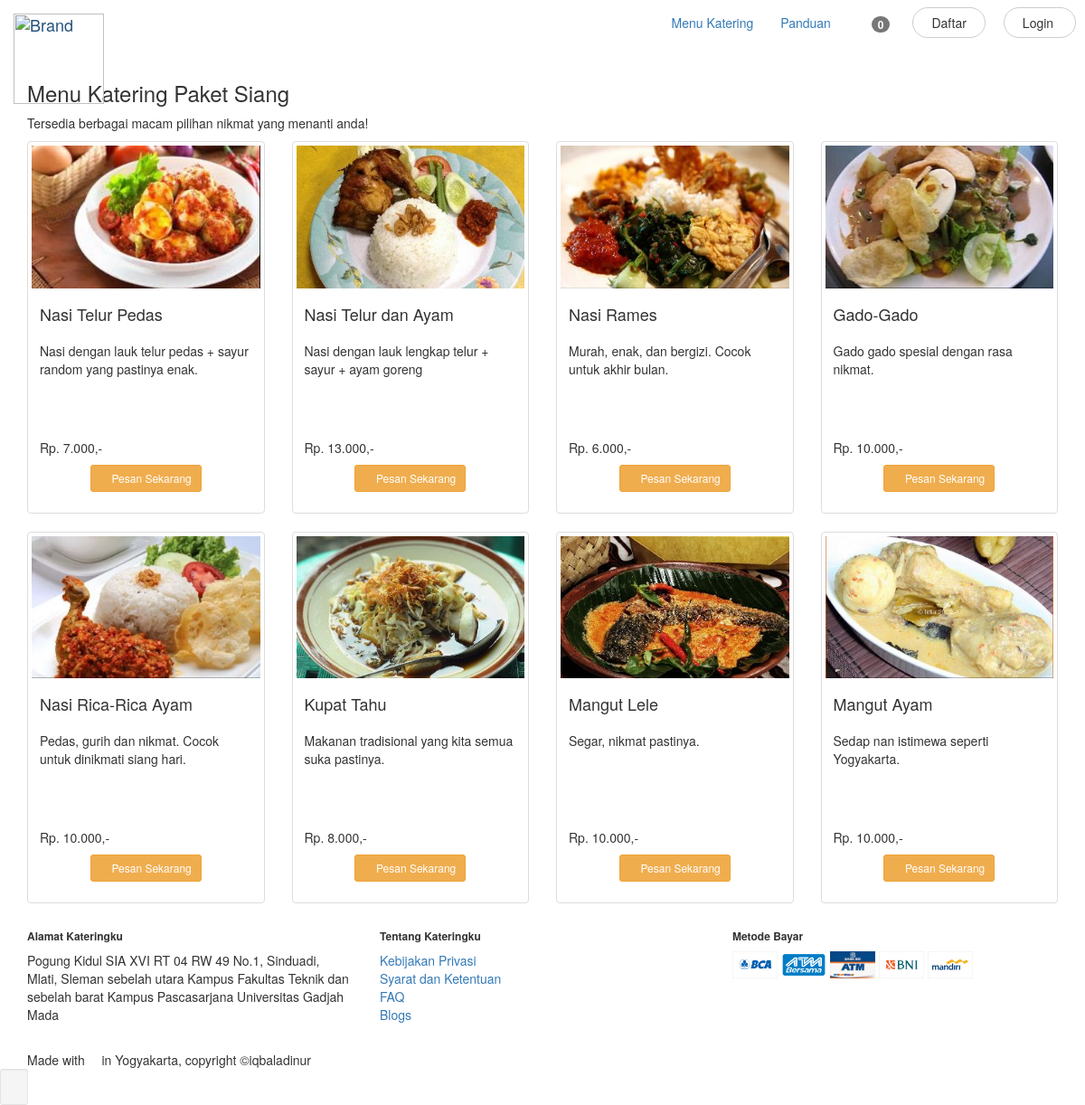
The app's page /paket-siang.html with its own data.
### tables this page shows
CREATE TABLE `menu` (
  `kd_menu` int(11) NOT NULL,
  `nama` varchar(50) NOT NULL,
  `keterangan` text NOT NULL,
  `harga` int(12) NOT NULL,
  `pic` text NOT NULL
);

### application/controllers/user_cons/User.php (called while the page is built, shortened)
<?php
class User extends CI_Controller {
	public function __construct(){
			$this->load->model('data');
	}
	private function load_menu($data=array()){
		$this->load->view('user_vw/meta');
		$this->load->view('user_vw/js');
		$kirim['itemcart']=$this->cart->total_items();
		$this->load->view('user_vw/navbar',$kirim);
		$this->load->view('user_vw/paketmenu',$data);
		$this->load->view('user_vw/footer');
	}
	public function paket_menu($paket){
		switch ($paket) {
			case 'siang':
				$data['menu'] =$this->data->get_menu_siang();
				$data['jenis']="Paket Siang";
				$this->load_menu($data);
				break;
		}
	}
}

### index.php (called while the page is built, shortened)
<?php
require_once BASEPATH.'core/CodeIgniter.php';

### application/models/Data.php (called while the page is built, shortened)
<?php
class Data extends CI_Model{
	function get_menu_siang(){
		return $this->db->query("SELECT m.* FROM menu m JOIN (SELECT kd_menu FROM menu WHERE RAND() < (SELECT ((8 / COUNT(*)) * 10) FROM menu) ORDER BY RAND()
						  LIMIT 8) AS z ON z.kd_menu = m.kd_menu")->result();
	}
}

### application/views/user_vw/paketmenu.php (the view, shortened to what this page needs)
<!DOCTYPE html>
<html lang="en">
<head>
</head>
<body style="padding-top:70px">
	<div class="container">
		<div class="pull-left">
			<h3>Menu Katering <?php echo $jenis;?></h3>
			<p>Tersedia berbagai macam pilihan nikmat yang menanti anda!</p>
		</div>
	</div>
	<div class="container">
		<div id="menulist" class="row">
		  	<?php foreach ($menu as $menu): ?>
				  <div class="menu col-xs-6 col-sm-3">
				    <div class="thumbnail">
				      <img class="img-responsive" src="<?php echo $menu->pic;?>" alt="test">
				      <div class="caption">
				        <h4 style="height:30px"><?php echo $menu->nama;?></h4>
				        <p class="ket" style="height:100px"><?php echo $menu->keterangan;?></p>
				        <h5>Rp. <?php echo number_format($menu->harga, 0, '','.').',-';?></h5>
				        <p class="text-center">
				        	<a href="<?php echo 'tambah-cart?id='.$menu->kd_menu.'&nm='.$menu->nama.'&hrg='.$menu->harga;?>" class="btn btn-warning btn-sm btn-style">
				        		<span class="glyphicon glyphicon-shopping-cart"></span> Pesan Sekarang
				        	</a>
				        </p>
				      </div>
				    </div>
				  </div>
			<?php endforeach;?>
		</div>
	</div>
</body>
</html>

### records on screen
menu: pic (picture), nama "Nasi Telur Pedas", keterangan "Nasi dengan lauk telur pedas + sayur random yang pastinya enak.", harga "7.000"
menu: pic (picture), nama "Nasi Telur dan Ayam", keterangan "Nasi dengan lauk lengkap telur + sayur + ayam goreng", harga "13.000"
menu: pic (picture), nama "Nasi Rames", keterangan "Murah, enak, dan bergizi. Cocok untuk akhir bulan.", harga "6.000"
menu: pic (picture), nama "Gado-Gado", keterangan "Gado gado spesial dengan rasa nikmat.", harga "10.000"
menu: pic (picture), nama "Nasi Rica-Rica Ayam", keterangan "Pedas, gurih dan nikmat. Cocok untuk dinikmati siang hari.", harga "10.000"
menu: pic (picture), nama "Kupat Tahu", keterangan "Makanan tradisional yang kita semua suka pastinya.", harga "8.000"
menu: pic (picture), nama "Mangut Lele", keterangan "Segar, nikmat pastinya.", harga "10.000"
menu: pic (picture), nama "Mangut Ayam", keterangan "Sedap nan istimewa seperti Yogyakarta.", harga "10.000"

### other values on screen
$itemcart "0"
$jenis "Paket Siang"
